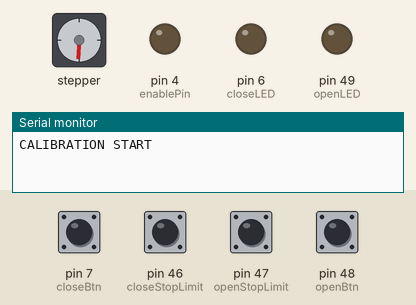
This sketch was run on a simulated Arduino Mega 2560, built with avr-gcc and run on an emulated ATmega2560. Parts: stepper motor, output pins drawn as LEDs (lit = HIGH), the last lines printed to the serial monitor. Inputs (shaded band) come from the test bench; at power-on: pin 7 (closeBtn), pin 46 (closeStopLimit), pin 47 (openStopLimit), pin 48 (openBtn) HIGH. Stepper angles assume 200 steps per turn.

Above: at 0.8 s.
0.9 s: pin 46 (closeStopLimit) pulled LOW for 0.15 s
At 1.5 s:
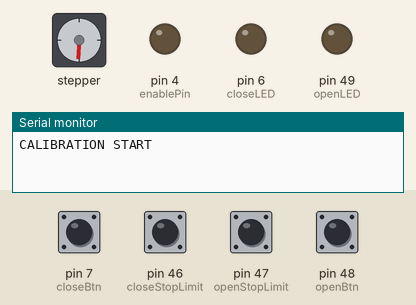
4.0 s: pin 47 (openStopLimit) pulled LOW for 0.15 s
At 5.1 s:
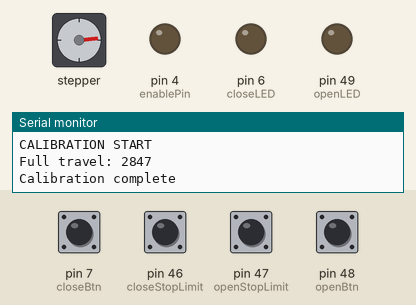
Timing chart, 0 to 7.0 s (numbered marks = the images above; inputs shaded):
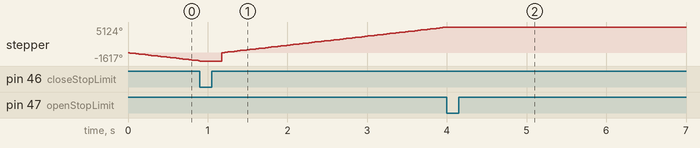

The sketch:

STEPPER_V5.ino
```cpp
#include <AccelStepper.h>

/* ===============================
   DRIVER
   =============================== */
const int stepPin = 2;
const int dirPin  = 3;
const int enablePin = 4;

AccelStepper stepper(AccelStepper::DRIVER, stepPin, dirPin);

/* ===============================
   INPUTS / OUTPUTS
   =============================== */
const int closeBtn = 7;
const int closeLED = 6;

const int openBtn  = 48;
const int openLED  = 49;

const int openStopLimit  = 47;
const int closeStopLimit = 46;

/* ===============================
   MOTION PROFILE (UNCHANGED)
   =============================== */
float cruiseSpeed = 6000;
float slowSpeed   = 1600;
float minSpeed    = 1200;

/* ===============================
   CALIBRATION PROFILE (UNCHANGED)
   =============================== */
const float CAL_SPEED = 1200;

/* ===============================
   TRAVEL MODEL
   =============================== */
long fullTravelSteps = 0;
long rampZoneSteps = 0;
long stopZoneSteps = 0;

/* ===============================
   STATE
   =============================== */
enum Cycle { NONE, OPEN, CLOSE };
Cycle activeCycle = NONE;

/* ===============================
   BUTTON EDGE TRACKING (optional stability)
   =============================== */
bool lastOpenBtn = HIGH;
bool lastCloseBtn = HIGH;

/* ===============================
   SETUP
   =============================== */
void setup() {

  Serial.begin(115200);

  pinMode(enablePin, OUTPUT);
  digitalWrite(enablePin, LOW);

  pinMode(openBtn, INPUT_PULLUP);
  pinMode(closeBtn, INPUT_PULLUP);

  pinMode(openStopLimit, INPUT_PULLUP);
  pinMode(closeStopLimit, INPUT_PULLUP);

  pinMode(openLED, OUTPUT);
  pinMode(closeLED, OUTPUT);

  digitalWrite(openLED, LOW);
  digitalWrite(closeLED, LOW);

  /* 🔇 QUIET FIX #1: pulse width */
  stepper.setMinPulseWidth(2);

  stepper.setMaxSpeed(cruiseSpeed);
  stepper.setAcceleration(3000);

  calibrateSystem();
  resetMotionState();
}

/* =============================== */
void resetMotionState() {
  stepper.setSpeed(0);
  stepper.setMaxSpeed(cruiseSpeed);
  stepper.setAcceleration(3000);
}

/* ===============================
   CALIBRATION (UNCHANGED)
   =============================== */
void calibrateSystem() {

  Serial.println("CALIBRATION START");

  stepper.setMaxSpeed(CAL_SPEED);

  stepper.setSpeed(-CAL_SPEED);
  while (digitalRead(closeStopLimit) == HIGH) {
    stepper.runSpeed();
  }

  stepper.setSpeed(0);
  delay(50);

  stepper.setCurrentPosition(0);
  delay(200);

  stepper.setSpeed(CAL_SPEED);
  while (digitalRead(openStopLimit) == HIGH) {
    stepper.runSpeed();
  }

  stepper.setSpeed(0);

  fullTravelSteps = stepper.currentPosition();

  rampZoneSteps = fullTravelSteps * 0.2;
  stopZoneSteps = fullTravelSteps * 0.05;

  Serial.print("Full travel: ");
  Serial.println(fullTravelSteps);

  Serial.println("Calibration complete");
}

/* ===============================
   BUTTONS (edge detect = more reliable)
   =============================== */
void handleButtons() {

  bool openNow = digitalRead(openBtn);
  bool closeNow = digitalRead(closeBtn);

  if (lastOpenBtn == HIGH && openNow == LOW && activeCycle == NONE) {
    activeCycle = OPEN;
    digitalWrite(openLED, HIGH);
    digitalWrite(closeLED, LOW);
  }

  if (lastCloseBtn == HIGH && closeNow == LOW && activeCycle == NONE) {
    activeCycle = CLOSE;
    digitalWrite(closeLED, HIGH);
    digitalWrite(openLED, LOW);
  }

  lastOpenBtn = openNow;
  lastCloseBtn = closeNow;
}

/* ===============================
   MOTION + RAMP (QUIET)
   =============================== */
void runMotion(int dir, bool limitSwitch) {

  long pos = stepper.currentPosition();

  long remaining = (dir == 1)
    ? fullTravelSteps - pos
    : pos;

  float speed = cruiseSpeed;

  if (remaining < rampZoneSteps && remaining > stopZoneSteps) {

    float t = (float)(remaining - stopZoneSteps) /
              (float)(rampZoneSteps - stopZoneSteps);

    t = constrain(t, 0, 1);
    float eased = t * t * (3 - 2 * t);

    speed = slowSpeed + (cruiseSpeed - slowSpeed) * eased;
  }

  if (remaining <= stopZoneSteps) {

    float t = (float)remaining / (float)stopZoneSteps;
    t = constrain(t, 0, 1);
    float eased = t * t * (3 - 2 * t);

    speed = slowSpeed * eased;
  }

  if (speed < minSpeed) speed = minSpeed;

  /* 🔇 QUIET FIX #2: micro dithering */
  float dither = sin(stepper.currentPosition() * 0.05) * (speed * 0.003);  // very small

  stepper.setSpeed(dir * (speed + dither));
  stepper.runSpeed();

  if (limitSwitch) {
    stepper.setSpeed(0);
    activeCycle = NONE;

    digitalWrite(openLED, LOW);
    digitalWrite(closeLED, LOW);
  }
}

/* ===============================
   LOOP
   =============================== */
void loop() {

  handleButtons();

  if (activeCycle == OPEN) {
    runMotion(+1, digitalRead(openStopLimit) == LOW);
  }

  if (activeCycle == CLOSE) {
    runMotion(-1, digitalRead(closeStopLimit) == LOW);
  }
}
```
